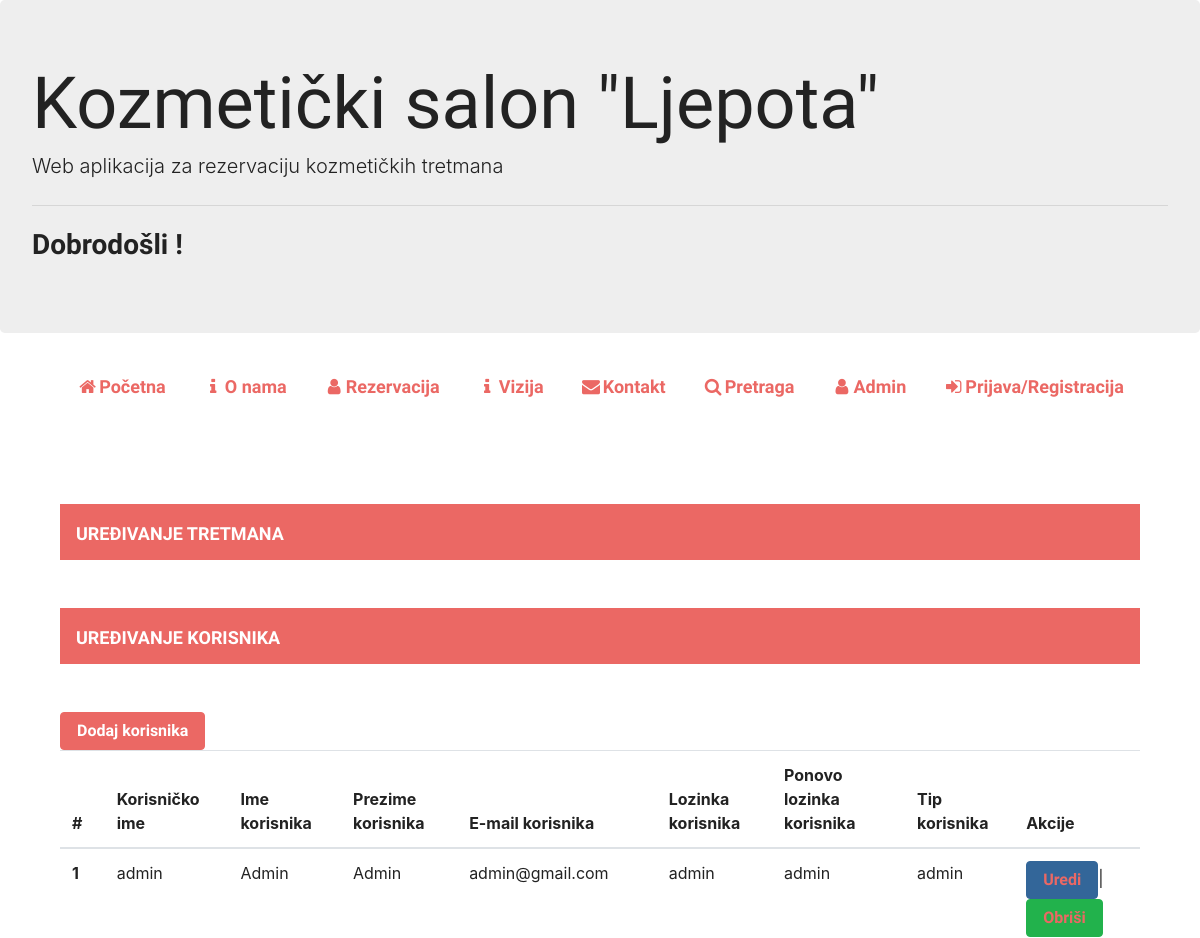
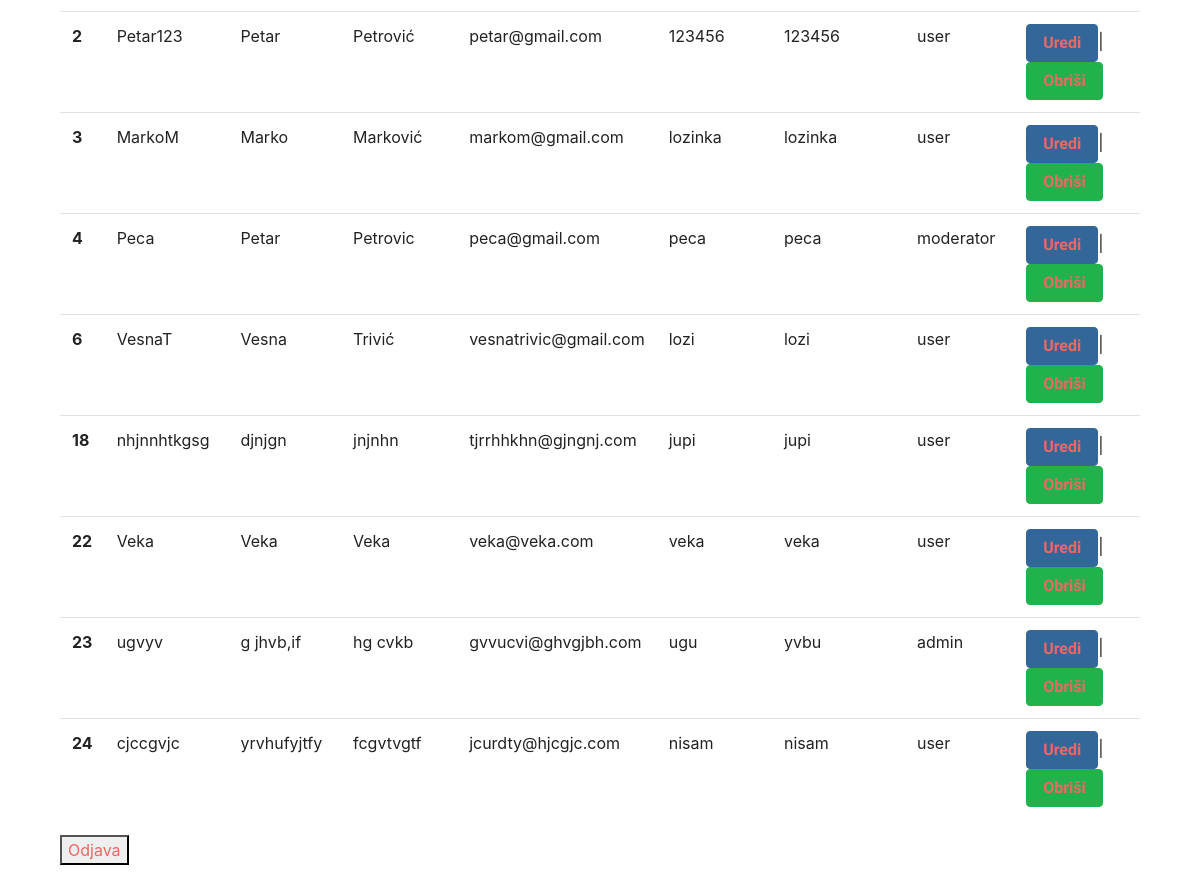
/index.php/crud_users, run on the app's committed database (2 pictures, top to bottom).
### tables this page shows
CREATE TABLE `users` (
  `user_id` int(11) NOT NULL,
  `first_name` varchar(50) NOT NULL,
  `last_name` varchar(50) NOT NULL,
  `username` varchar(125) NOT NULL,
  `email` varchar(100) NOT NULL,
  `password` varchar(255) NOT NULL,
  `cpassword` varchar(255) NOT NULL,
  `user_type` enum('user','admin','moderator') NOT NULL
);

### application/controllers/crud_users.php (called while the page is built, shortened)
<?php
class Crud_users extends CI_Controller{
    public function __construct(){
        $this->load->model('model_users');
    }
    public function index(){
        $data['result']=$this->model_users->get_all_data();
        $this->load->view('crud_users', $data);
   }
}
?>

### index.php (called while the page is built, shortened)
<?php
require_once BASEPATH.'core/CodeIgniter.php';

### application/models/model_users.php (called while the page is built, shortened)
<?php
class Model_users extends CI_Model{
    public function get_all_data(){
        $query = $this->db->query('SELECT * FROM users');
        return $query->result();
    }
}
?>

### application/views/crud_users.php (the view, shortened to what this page needs)
<!DOCTYPE html>
<div class="container"><br><br>
    <nav class="navbar navbar-expand-lg navbar-dark bg-primary">
    <a class="navbar-brand" href="<?php echo base_url(). "index.php/crud_products"; ?>">Uređivanje tretmana</a>
    </nav><br><br>
    <nav class="navbar navbar-expand-lg navbar-dark bg-primary">
    <a class="navbar-brand" href="<?php echo base_url(). "index.php/crud_users"; ?>">Uređivanje korisnika</a>
    </nav><br><br>
    <button type="button" class="btn btn-primary" data-toggle="modal" data-target="#exampleModalLong" >Dodaj korisnika</button>
    <div id="tablica">
    <table class="table table-hover">
    <thead>
        <tr>
        <th scope="col">#</th>
        <th scope="col">Korisničko ime</th>
        <th scope="col">Ime korisnika</th>
        <th scope="col">Prezime korisnika</th>
        <th scope="col">E-mail korisnika</th>
        <th scope="col">Lozinka korisnika</th>
        <th scope="col">Ponovo lozinka korisnika</th>
        <th scope="col">Tip korisnika</th>
        <th scope="col">Akcije</th>
        </tr>
    </thead>
    <tbody>
    <?php if(!empty($result)){ ?>
    <?php foreach($result as $row) {?>
        <tr>
        <th scope="row"><?php echo $row->user_id; ?></th>
        <td><?php echo $row->username; ?></td>
        <td><?php echo $row->first_name; ?></td>
        <td><?php echo $row->last_name; ?></td>
        <td><?php echo $row->email; ?></td>
        <td><?php echo $row->password; ?></td>
        <td><?php echo $row->cpassword; ?></td>
        <td><?php echo $row->user_type; ?></td>
        <td><button type="button" class="btn btn-info"><a href="<?php echo site_url('crud_users/edit_user'); ?>/<?php echo $row->user_id; ?>">Uredi</a></button>|
        <button type="button" class="btn btn-success"><a href="<?php echo site_url('crud_users/delete_user'); ?>/<?php echo $row->user_id; ?>">Obriši</a></button></td>
        </tr>
    <?php } }?>
    </tbody>
    </table>
    </div>
    <button btn btn-primary>
    <a href="<?php echo base_url().'index.php/home/logout' ?>">Odjava</a>
    </button><br><br>
</div>

### data on the page
users: user_id "1", username "admin", first_name "Admin", last_name "Admin", email "admin@gmail.com", password "admin", cpassword "admin", user_type "admin"
users: user_id "2", username "Petar123", first_name "Petar", last_name "Petrović", email "petar@gmail.com", password "123456", cpassword "123456", user_type "user"
users: user_id "3", username "MarkoM", first_name "Marko", last_name "Marković", email "markom@gmail.com", password "lozinka", cpassword "lozinka", user_type "user"
users: user_id "4", username "Peca", first_name "Petar", last_name "Petrovic", email "peca@gmail.com", password "peca", cpassword "peca", user_type "moderator"
users: user_id "6", username "VesnaT", first_name "Vesna", last_name "Trivić", email "vesnatrivic@gmail.com", password "lozi", cpassword "lozi", user_type "user"
users: user_id "18", username "nhjnnhtkgsg", first_name "djnjgn", last_name "jnjnhn", email "tjrrhhkhn@gjngnj.com", password "jupi", cpassword "jupi", user_type "user"
users: user_id "22", username "Veka", first_name "Veka", last_name "Veka", email "veka@veka.com", password "veka", cpassword "veka", user_type "user"
users: user_id "23", username "ugvyv", first_name "g jhvb,if", last_name "hg cvkb", email "gvvucvi@ghvgjbh.com", password "ugu", cpassword "yvbu", user_type "admin"
users: user_id "24", username "cjccgvjc", first_name "yrvhufyjtfy", last_name "fcgvtvgtf", email "jcurdty@hjcgjc.com", password "nisam", cpassword "nisam", user_type "user"
